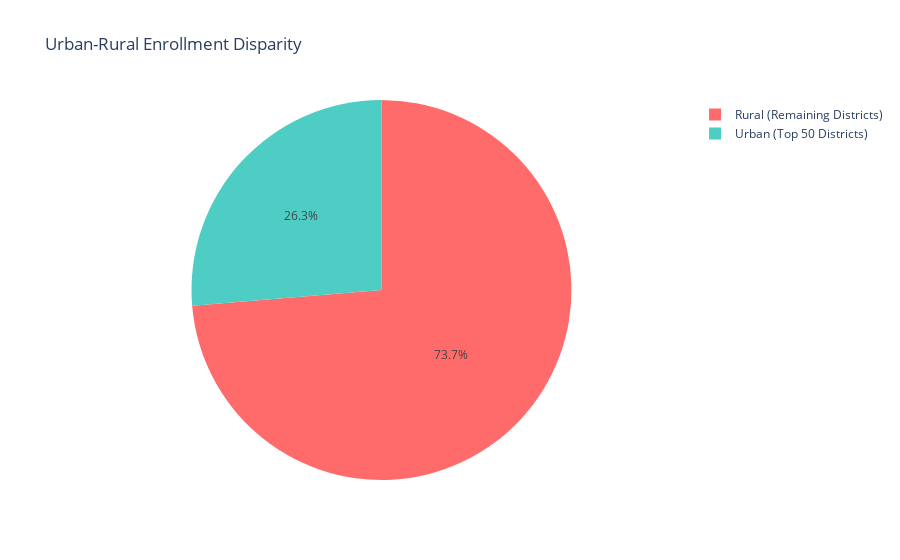
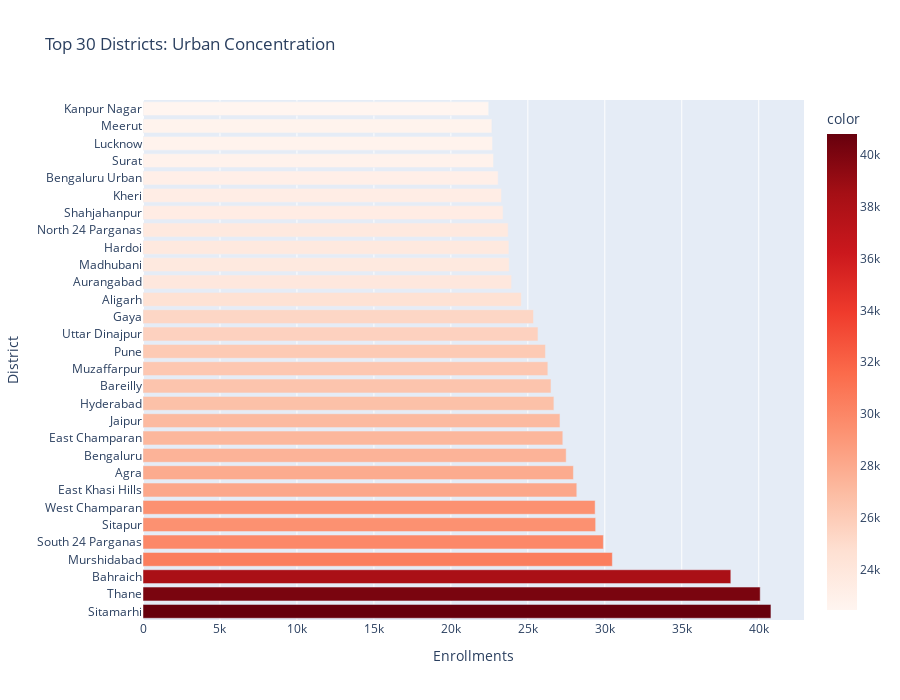

Notebook code for these charts, in order:
### Markdown cell above
### 4.3 Visualization: Urban vs Rural

### Code cell
# Urban vs Rural pie chart
urban_rural_data = pd.DataFrame({
    'Area Type': ['Urban (Top 50 Districts)', 'Rural (Remaining Districts)'],
    'Enrollments': [urban_enrollment, rural_enrollment]
})

fig = px.pie(
    urban_rural_data,
    values='Enrollments',
    names='Area Type',
    title='Urban-Rural Enrollment Disparity',
    color_discrete_sequence=['#FF6B6B', '#4ECDC4']
)
fig.show()
save_figure(fig, 'problem4_urban_rural_split')

# Top districts bar chart
top_districts = district_volumes.head(30)
fig = px.bar(
    x=top_districts.values,
    y=top_districts.index,
    orientation='h',
    title='Top 30 Districts: Urban Concentration',
    labels={'x': 'Enrollments', 'y': 'District'},
    color=top_districts.values,
    color_continuous_scale='Reds'
)
fig.update_layout(height=700)
fig.show()
save_figure(fig, 'problem4_top_districts')

### Figure 1 — Plotly figure (JSON) as saved in the notebook; plotly's stock layout.template omitted (floating-point values rounded to 4 significant figures)
{"data": [{"domain": {"x": [0, 1], "y": [0, 1]}, "hovertemplate": "Area Type=%{label}<br>Enrollments=%{value}<extra></extra>", "labels": ["Urban (Top 50 Districts)", "Rural (Remaining Districts)"], "legendgroup": "", "name": "", "showlegend": true, "type": "pie", "values": [1209532, 3385797]}], "layout": {"legend": {"tracegroupgap": 0}, "piecolorway": ["#FF6B6B", "#4ECDC4"], "title": {"text": "Urban-Rural Enrollment Disparity"}}}

### Figure 2 — Plotly figure (JSON) as saved in the notebook; plotly's stock layout.template omitted (floating-point values rounded to 4 significant figures)
{"data": [{"hovertemplate": "Enrollments=%{x}<br>District=%{y}<br>color=%{marker.color}<extra></extra>", "legendgroup": "", "marker": {"color": [40793, 40094, 38186, 30490, 29907, 29405, 29373, 28180, 27961, 27491, 27272, 27088, 26692, 26503, 26299, 26143, 25659, 25368, 24576, 23944, 23790, 23771, 23723, 23390, 23288, 23074, 22766, 22702, 22663, 22458], "coloraxis": "coloraxis", "pattern": {"shape": ""}}, "name": "", "orientation": "h", "showlegend": false, "textposition": "auto", "type": "bar", "x": [40793, 40094, 38186, 30490, 29907, 29405, 29373, 28180, 27961, 27491, 27272, 27088, 26692, 26503, 26299, 26143, 25659, 25368, 24576, 23944, 23790, 23771, 23723, 23390, 23288, 23074, 22766, 22702, 22663, 22458], "xaxis": "x", "y": ["Sitamarhi", "Thane", "Bahraich", "Murshidabad", "South 24 Parganas", "Sitapur", "West Champaran", "East Khasi Hills", "Agra", "Bengaluru", "East Champaran", "Jaipur", "Hyderabad", "Bareilly", "Muzaffarpur", "Pune", "Uttar Dinajpur", "Gaya", "Aligarh", "Aurangabad", "Madhubani", "Hardoi", "North 24 Parganas", "Shahjahanpur", "Kheri", "Bengaluru Urban", "Surat", "Lucknow", "Meerut", "Kanpur Nagar"], "yaxis": "y"}], "layout": {"barmode": "relative", "coloraxis": {"colorbar": {"title": {"text": "color"}}, "colorscale": [[0, "rgb(255,245,240)"], [0.125, "rgb(254,224,210)"], [0.25, "rgb(252,187,161)"], [0.375, "rgb(252,146,114)"], [0.5, "rgb(251,106,74)"], [0.625, "rgb(239,59,44)"], [0.75, "rgb(203,24,29)"], [0.875, "rgb(165,15,21)"], [1, "rgb(103,0,13)"]]}, "height": 700, "legend": {"tracegroupgap": 0}, "title": {"text": "Top 30 Districts: Urban Concentration"}, "xaxis": {"anchor": "y", "domain": [0, 1], "title": {"text": "Enrollments"}}, "yaxis": {"anchor": "x", "domain": [0, 1], "title": {"text": "District"}}}}
